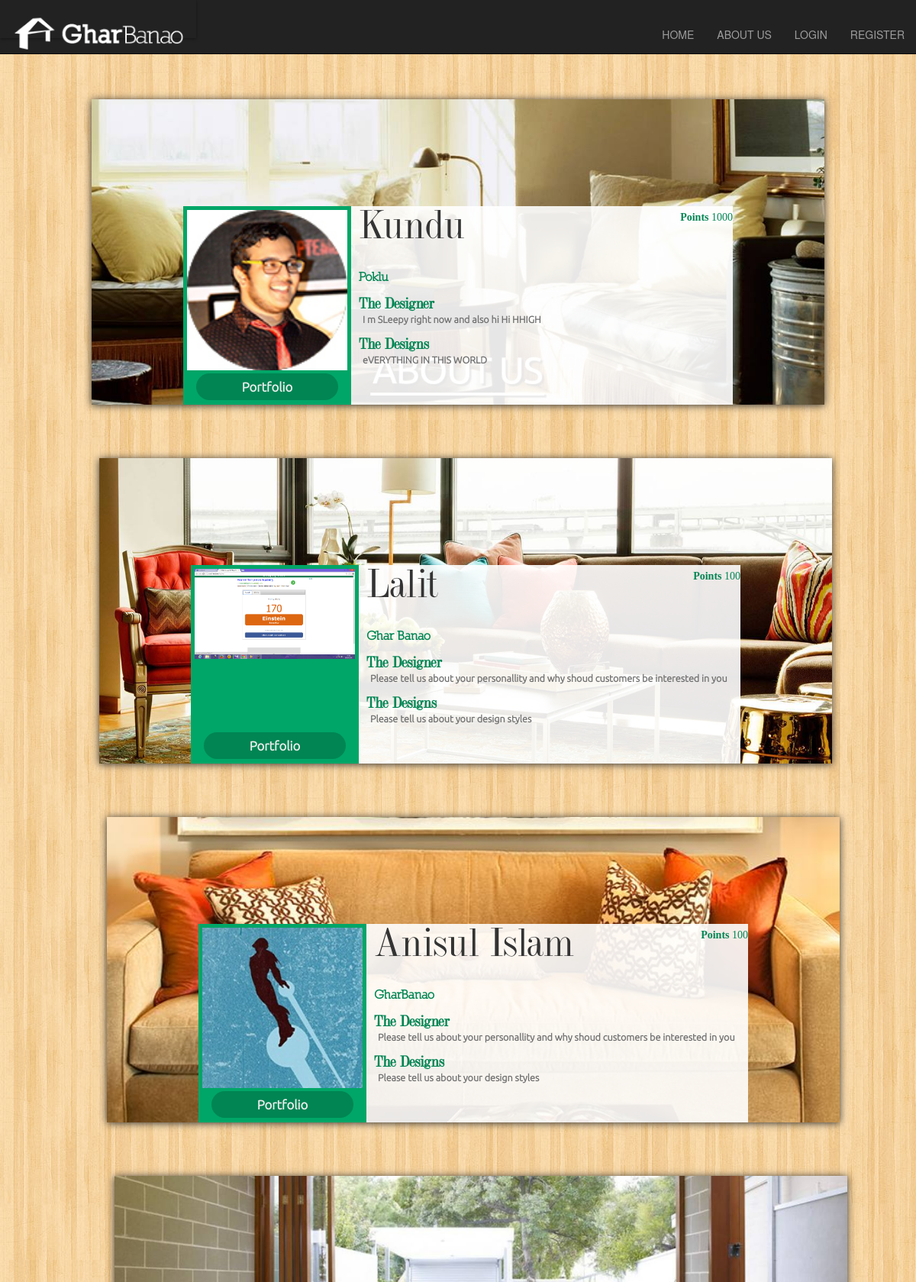
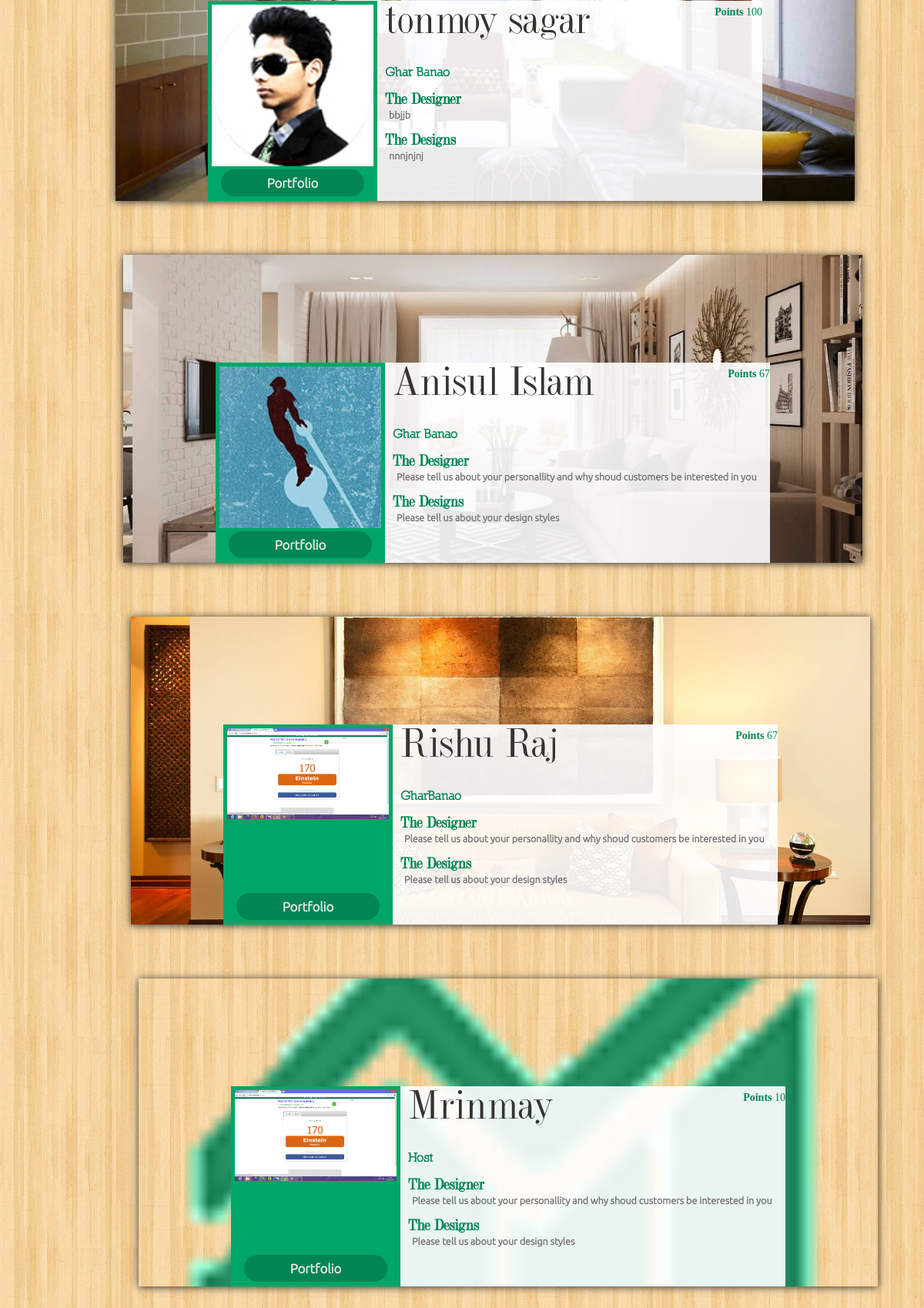
Before: /designers/our_designers with the older database file (2 pictures, top to bottom).
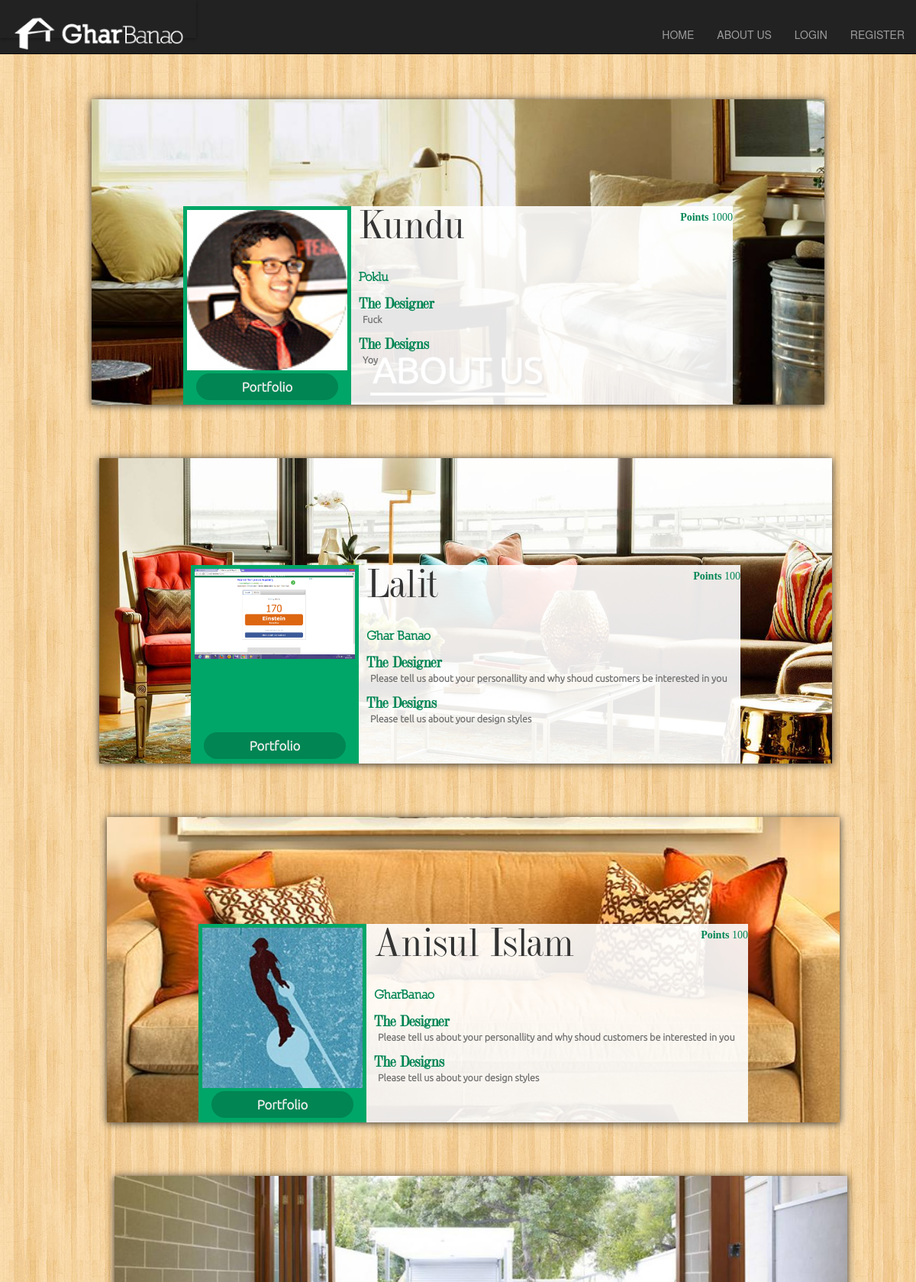
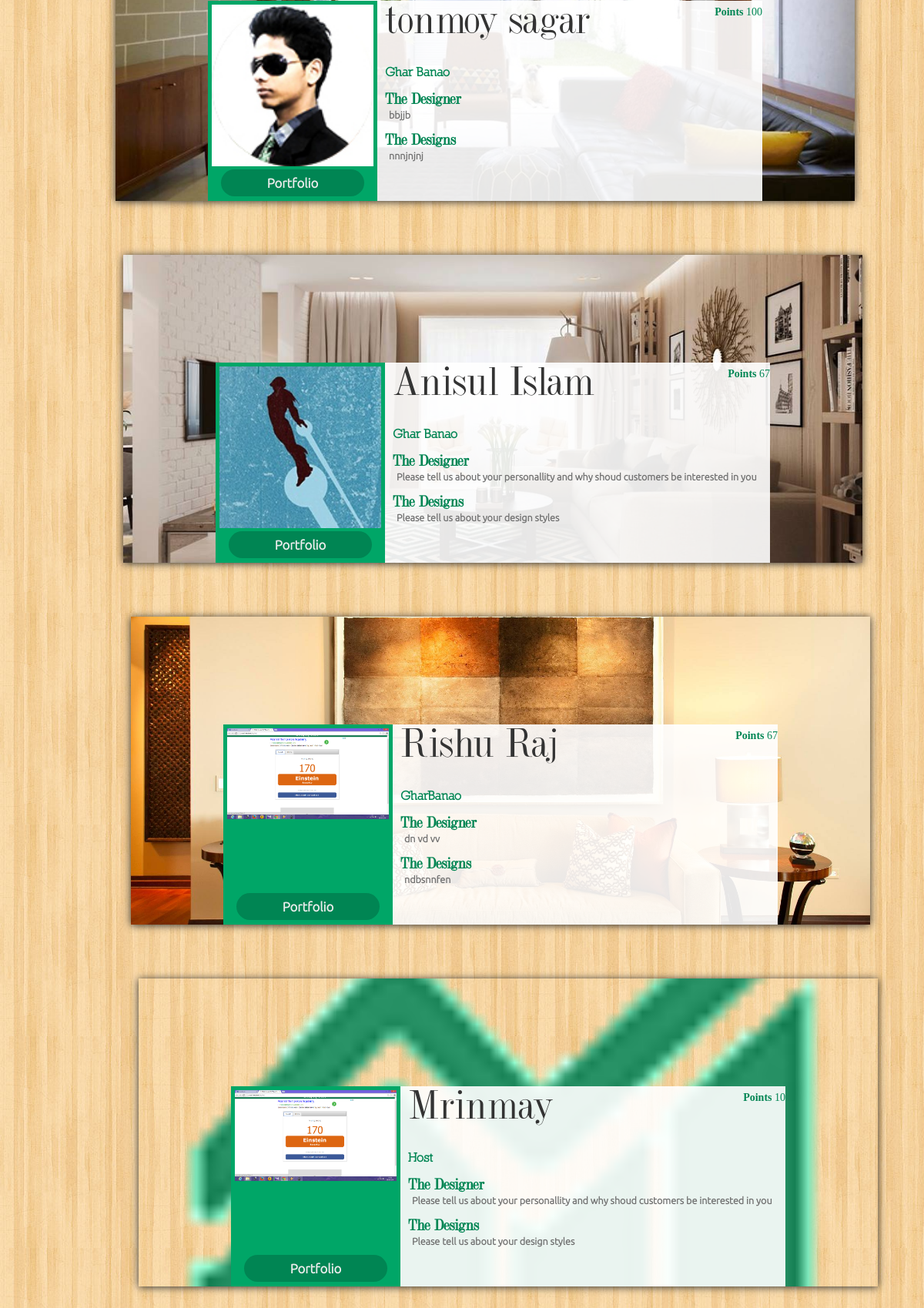
After: the same page with the newer database file (2 pictures, top to bottom).
### designers/models.py (models this page shows, shortened)
class Designers(models.Model):
    designerID=models.CharField(max_length=15)
    name=models.CharField(max_length=25,null=True)
    firmname=models.CharField(max_length=30,null=True)
    contact=models.CharField(max_length=10,null=True)
    address=models.TextField(max_length=200,null=True)
    profilepic=models.ImageField(null=True)
    email=models.EmailField(max_length=30,null=True)
    password=models.CharField(max_length=10,null=True)
    points=models.IntegerField(null=True,default=100)
    design1=models.ImageField(null=True)
    design2=models.ImageField(null=True,blank=True)
    design3=models.ImageField(null=True,blank=True)
    AboutMe=models.TextField(max_length=200,null=True,default="Please tell us about your personallity and why shoud customers be interested in you")
    AboutYourDesigns=models.TextField(max_length=200,null=True,default="Please tell us about your design styles")
    PortfolioFilled=models.BooleanField(default=False)

### designers/views.py (the view)
# urls.py: url(r'our_designers',views.designersview,name='ourDes'),
def designersview(request):
    all_designers=Designers.objects.exclude(designerID__isnull=True).exclude(designerID__exact='').order_by('-points')
    context = {'all_designers':all_designers}
    return render(request, 'designers/our_designers.html',context)

### designers/templates/designers/our_designers.html (shortened to what this page needs)
<!DOCTYPE html>
{% load staticfiles %}
<html lang="en">
<head>
	<link rel="stylesheet" href="https://maxcdn.bootstrapcdn.com/bootstrap/3.3.7/css/bootstrap.min.css">
     <link rel="stylesheet" href="{% static 'ourdesigners.css' %}">
</head>
<body>
<div>
<nav class="navbar navbar-inverse navbar-fixed-top">
    <div class="container-fluid">
        <div class="navbar-header">
            <a href="{% url 'designers:index' %}" class="navbar-brand">
                <img src="{% static 'img/gharBanaoIcon.png' %}">
            </a>
        </div>
         <br>
        <ul class="nav navbar-nav navbar-right">
            <li><a href="{% url 'designers:index' %}">HOME</a></li>
            <li><a href="#">ABOUT US</a></li>
            <li><a href="{% url 'designers:login' %}">LOGIN</a></li>
			<li><a href="{% url 'designers:register' %}">REGISTER</a></li>
        </ul>
    </div>
</nav>
<br>
<br>
<br>
<br>
<br>
<br>
<div align=center>
{% if all_designers %}
<ul>
    {% for designer in all_designers %}
      <div style="margin:10px;background: url({{designer.design1.url}});background-position: center;background-repeat:no-repeat;box-shadow:0px 1px 10px ;background-size: cover;padding-top:140px;width:960px;height:400px">
		<div style="width:75%;min-width:350px;height:100%;background-color:rgba(255,255,255,0.9)">
			<div style="padding-top:220px;margin-right:10px;float:left;border:5px solid #00a667;width:220px;height:100%;background:url({{designer.profilepic.url}}) #00a667 no-repeat;background-size:contain">
			<a href="#" style="background-color:#008553;border-radius:100px;padding:8px 60px 8px 60px;font-family:UbuntuL;color:#ededed;font-size:120%;font-weight:bold">Portfolio</a>
			</div>
			<p style="float:right;font-family:Ubuntu;font-weight:bold;font-size:100%;color:#008553;margin-bottom:10px;margin-top:5px">Points
				<span style="font-weight:normal">{{designer.points}}</span></p>
			<p align=left style="margin-left:-10px;font-family:DUBIEL;line-height:100%;font-size:400%"> {{designer.name}}<br>
			<span style="font-family:Nill;font-size:30%;font-weight:bold;line-height:140%;color:#008553"> {{designer.firmname}}
			</span></p>
			<h1 align=left style="font-family:DUBIEL;font-weight:bold;font-size:150%;color:#008553;;margin-bottom:10px;margin-top:-5px">The Designer
				</h1>
			<div class="about" align=left style="margin-top:-10px;font-family:UbuntuL;color:#707070;font-size:90%;font-weight:bold;">{{designer.AboutMe}}
			</div>
			<h1 align=left style="font-family:DUBIEL;font-weight:bold;font-size:150%;color:#008553;margin-bottom:10px;margin-top:-5px">The Designs
				</h1>
			<div class="about" align=left style="margin-top:-10px;font-family:UbuntuL;color:#707070;font-size:90%;font-weight:bold">{{designer.AboutYourDesigns}}
		</div>
</div>
    <br>
    <br>
    <br>
    {% endfor %}
</ul>
{% else %}
  <h3>You do not have any designers</h3>
{% endif %}
</div>
</body>
</html>

### designers/static/ourdesigners.css (style rules this page uses)
* { padding:0px; margin:0px; max-width: 100%; height: auto; width: auto\9; box-sizing: border-box; }
body { background-image:url("img/bgwood.jpg"); background-repeat: repeat; }
.about { overflow: hidden; height:35px; width:480px; overflow: hidden; text-overflow: ellipsis; }

Changed rows visible on the page:
changed Designers "Kundu": AboutMe "I m SLeepy right now and also hi Hi HHIGH" → "Fuck"; AboutYourDesigns "eVERYTHING IN THIS WORLD" → "Yoy"
changed Designers "Rishu Raj": AboutMe "Please tell us about your personallity and why shoud customers be interested in you" → "dn vd vv"; AboutYourDesigns "Please tell us about your design styles" → "ndbsnnfen"
